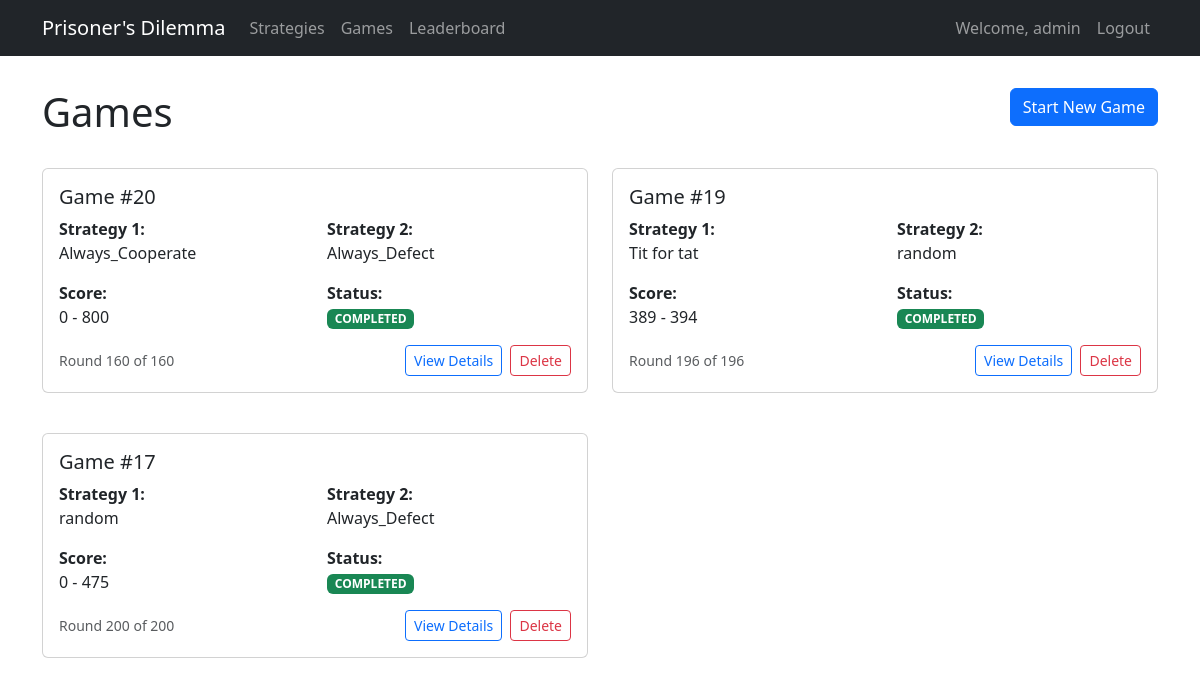
The app's page /games/ (signed in), older data.
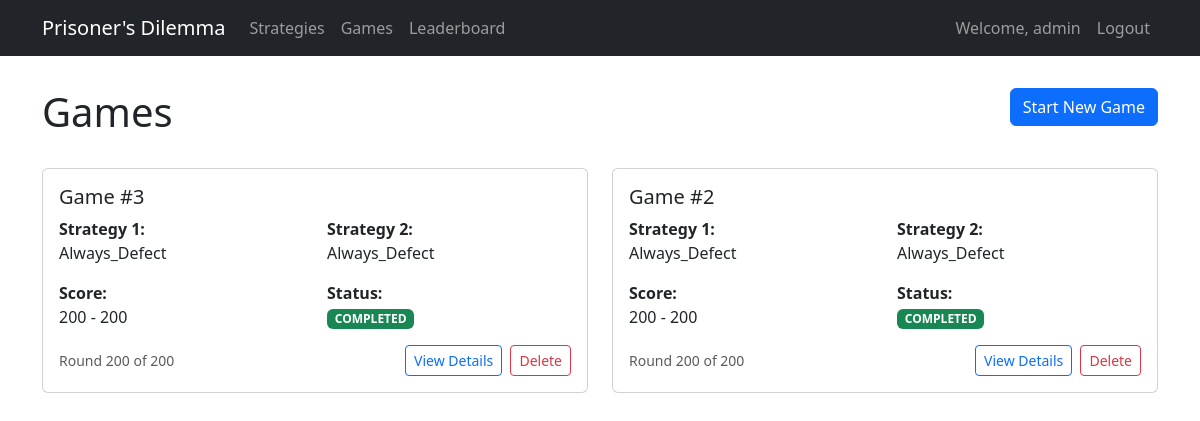
The same page, newer data.
### dilemma_game/models.py (models this page shows, shortened)
class Game(models.Model):
    GAME_STATUS = (
        ('IN_PROGRESS', 'In Progress'),
        ('COMPLETED', 'Completed'),
    )
    strategy1 = models.ForeignKey(Strategy, on_delete=models.CASCADE, related_name='games_as_player1')
    strategy2 = models.ForeignKey(Strategy, on_delete=models.CASCADE, related_name='games_as_player2')
    current_round = models.IntegerField(default=0)
    total_rounds = models.IntegerField(default=200)
    player1_score = models.IntegerField(default=0)
    player2_score = models.IntegerField(default=0)
    status = models.CharField(max_length=20, choices=GAME_STATUS, default='IN_PROGRESS')
    created_at = models.DateTimeField(auto_now_add=True)
    completed_at = models.DateTimeField(null=True, blank=True)

class Strategy(models.Model):
    name = models.CharField(max_length=100)
    description = models.TextField()
    code = models.TextField()
    created_by = models.ForeignKey(User, on_delete=models.CASCADE)
    created_at = models.DateTimeField(auto_now_add=True)
    updated_at = models.DateTimeField(auto_now=True)

### dilemma_game/views.py (the view)
# urls.py: path('games/', GameListView.as_view(), name='game_list'),
class GameListView(LoginRequiredMixin, ListView):
    model = Game
    template_name = 'dilemma_game/game_list.html'
    context_object_name = 'games'
    ordering = ['-created_at']

### dilemma_game/templates/dilemma_game/game_list.html (shortened to what this page needs)
{% extends 'dilemma_game/base.html' %}
{% block content %}
<div class="row mb-4">
    <div class="col-md-8">
        <h1>Games</h1>
    </div>
    <div class="col-md-4 text-end">
        <a href="{% url 'game_create' %}" class="btn btn-primary">
            Start New Game
        </a>
    </div>
</div>
<div class="row">
    {% if games %}
    {% for game in games %}
    <div class="col-md-6 mb-4">
        <div class="card game-card">
            <div class="card-body">
                <h5 class="card-title">Game #{{ game.id }}</h5>
                <div class="row mb-3">
                    <div class="col-6">
                        <strong>Strategy 1:</strong><br>
                        {{ game.strategy1.name }}
                    </div>
                    <div class="col-6">
                        <strong>Strategy 2:</strong><br>
                        {{ game.strategy2.name }}
                    </div>
                </div>
                <div class="row mb-3">
                    <div class="col-6">
                        <strong>Score:</strong><br>
                        {{ game.player1_score }} - {{ game.player2_score }}
                    </div>
                    <div class="col-6">
                        <strong>Status:</strong><br>
                        <span
                            class="badge {% if game.status == 'COMPLETED' %}bg-success{% else %}bg-primary{% endif %}">
                            {{ game.status }}
                        </span>
                    </div>
                </div>
                <div class="d-flex justify-content-between align-items-center">
                    <small class="text-muted">Round {{ game.current_round }} of {{ game.total_rounds }}</small>
                    <div>
                        <a href="{% url 'game_detail' game.id %}" class="btn btn-outline-primary btn-sm">
                            View Details
                        </a>
                        <button type="button" class="btn btn-outline-danger btn-sm ms-1" data-bs-toggle="modal"
                            data-bs-target="#deleteGameModal{{ game.id }}">
                            Delete
                        </button>
                    </div>
                </div>
            </div>
        </div>
    </div>
    {% endfor %}
    {% endif %}
</div>
{% endblock %}

Row changes from the older to the newer data that the page shows:
removed Game: id "20", strategy1.name "Always_Cooperate", strategy2.name "Always_Defect", player1_score "0", player2_score "800", status "COMPLETED", current_round "160", total_rounds "160"
removed Game: id "19", strategy1.name "Tit for tat", strategy2.name "random", player1_score "389", player2_score "394", status "COMPLETED", current_round "196", total_rounds "196"
removed Game: id "17", strategy1.name "random", strategy2.name "Always_Defect", player1_score "0", player2_score "475", status "COMPLETED", current_round "200", total_rounds "200"
added Game: id "3", strategy1.name "Always_Defect", strategy2.name "Always_Defect", player1_score "200", player2_score "200", status "COMPLETED", current_round "200", total_rounds "200"
added Game: id "2", strategy1.name "Always_Defect", strategy2.name "Always_Defect", player1_score "200", player2_score "200", status "COMPLETED", current_round "200", total_rounds "200"
